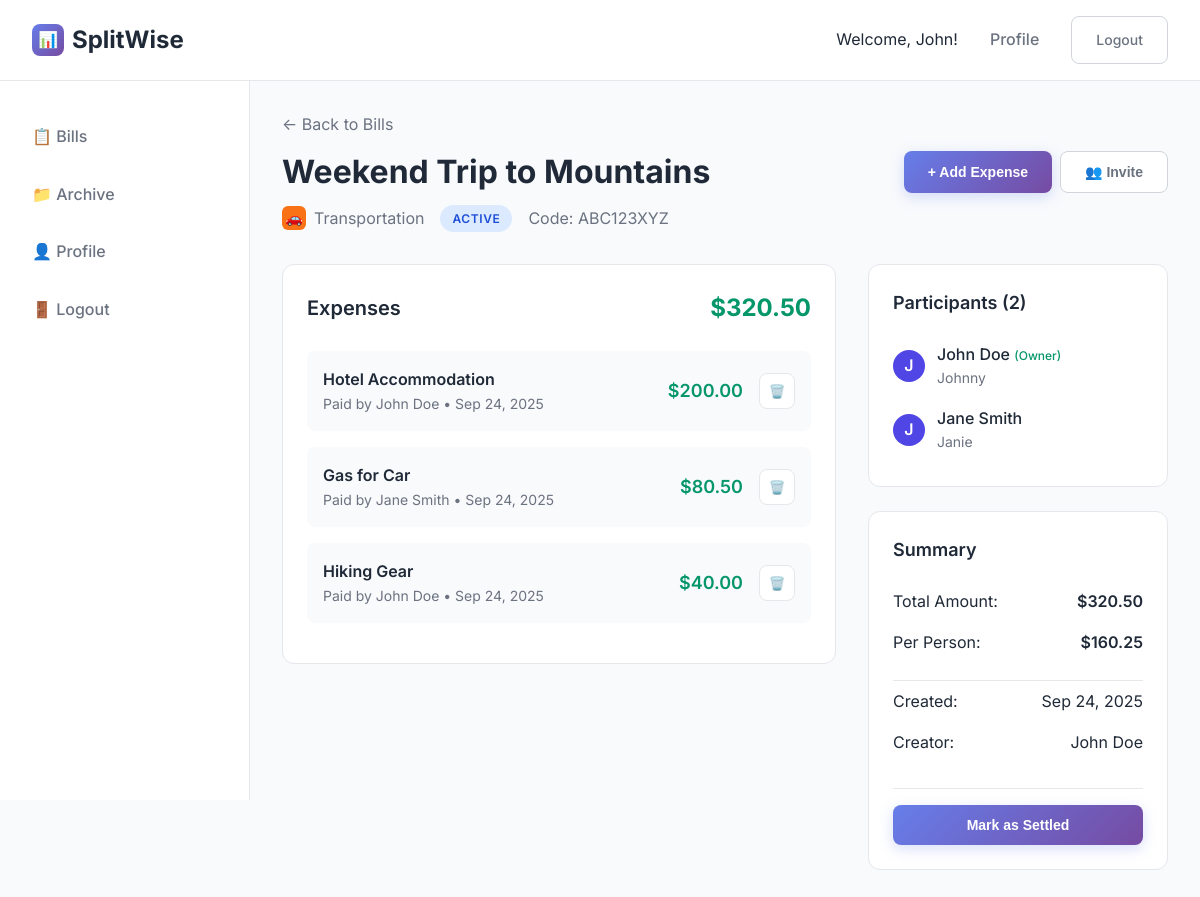
/bill.php?id=1 (signed in), run on the app's committed database.
### tables this page shows
CREATE TABLE users (
    id INT AUTO_INCREMENT PRIMARY KEY,
    first_name VARCHAR(100) NOT NULL,
    last_name VARCHAR(100) NOT NULL,
    nickname VARCHAR(50),
    email VARCHAR(255) UNIQUE NOT NULL,
    username VARCHAR(100) UNIQUE NOT NULL,
    password VARCHAR(255) NOT NULL,
    created_at TIMESTAMP DEFAULT CURRENT_TIMESTAMP,
    updated_at TIMESTAMP DEFAULT CURRENT_TIMESTAMP ON UPDATE CURRENT_TIMESTAMP
);

CREATE TABLE bills (
    id INT AUTO_INCREMENT PRIMARY KEY,
    name VARCHAR(255) NOT NULL,
    description TEXT,
    total_amount DECIMAL(10, 2) DEFAULT 0.00,
    category_id INT,
    creator_id INT NOT NULL,
    invitation_code VARCHAR(10) UNIQUE,
    status ENUM('active', 'settled', 'archived') DEFAULT 'active',
    created_at TIMESTAMP DEFAULT CURRENT_TIMESTAMP,
    updated_at TIMESTAMP DEFAULT CURRENT_TIMESTAMP ON UPDATE CURRENT_TIMESTAMP,
    FOREIGN KEY (category_id) REFERENCES categories(id) ON DELETE SET NULL,
    FOREIGN KEY (creator_id) REFERENCES users(id) ON DELETE CASCADE
);

CREATE TABLE categories (
    id INT AUTO_INCREMENT PRIMARY KEY,
    name VARCHAR(100) NOT NULL,
    icon VARCHAR(50) DEFAULT 'default',
    color VARCHAR(7) DEFAULT '#6366f1',
    is_default BOOLEAN DEFAULT FALSE,
    created_at TIMESTAMP DEFAULT CURRENT_TIMESTAMP
);

CREATE TABLE expenses (
    id INT AUTO_INCREMENT PRIMARY KEY,
    bill_id INT NOT NULL,
    description VARCHAR(255) NOT NULL,
    amount DECIMAL(10, 2) NOT NULL,
    paid_by INT NOT NULL,
    created_at TIMESTAMP DEFAULT CURRENT_TIMESTAMP,
    FOREIGN KEY (bill_id) REFERENCES bills(id) ON DELETE CASCADE,
    FOREIGN KEY (paid_by) REFERENCES users(id) ON DELETE CASCADE
);

CREATE TABLE bill_participants (
    id INT AUTO_INCREMENT PRIMARY KEY,
    bill_id INT NOT NULL,
    user_id INT NOT NULL,
    joined_at TIMESTAMP DEFAULT CURRENT_TIMESTAMP,
    FOREIGN KEY (bill_id) REFERENCES bills(id) ON DELETE CASCADE,
    FOREIGN KEY (user_id) REFERENCES users(id) ON DELETE CASCADE,
    UNIQUE KEY unique_participant (bill_id, user_id)
);

### includes/auth.php (called while the page is built, shortened)
<?php
function getCurrentUser() {
    $pdo = getDBConnection();
    $stmt = $pdo->prepare("SELECT id, first_name, last_name, nickname, email, username FROM users WHERE id = ?");
    $stmt->execute([$_SESSION['user_id']]);
    return $stmt->fetch();
}
?>

### bill.php (the view, shortened to what this page needs)
<?php
require_once 'includes/auth.php';
$user = getCurrentUser();
$pdo = getDBConnection();
$bill_id = $_GET['id'];
$stmt = $pdo->prepare("
    SELECT
        b.*,
        c.name as category_name,
        c.icon as category_icon,
        c.color as category_color,
        u.first_name as creator_first_name,
        u.last_name as creator_last_name
    FROM bills b
    LEFT JOIN categories c ON b.category_id = c.id
    LEFT JOIN users u ON b.creator_id = u.id
    WHERE b.id = ? AND (b.creator_id = ? OR b.id IN (
        SELECT bill_id FROM bill_participants WHERE user_id = ?
    ))
");
$stmt->execute([$bill_id, $user['id'], $user['id']]);
$bill = $stmt->fetch();
$stmt = $pdo->prepare("
    SELECT
        u.id,
        u.first_name,
        u.last_name,
        u.nickname,
        u.email,
        bp.joined_at
    FROM bill_participants bp
    JOIN users u ON bp.user_id = u.id
    WHERE bp.bill_id = ?
    ORDER BY bp.joined_at
");
$stmt->execute([$bill_id]);
$participants = $stmt->fetchAll();
$stmt = $pdo->prepare("
    SELECT
        e.*,
        u.first_name as paid_by_first_name,
        u.last_name as paid_by_last_name
    FROM expenses e
    JOIN users u ON e.paid_by = u.id
    WHERE e.bill_id = ?
    ORDER BY e.created_at DESC
");
$stmt->execute([$bill_id]);
$expenses = $stmt->fetchAll();
$total_amount = array_sum(array_column($expenses, 'amount'));
?>
<!DOCTYPE html>
<html lang="en">
<head>
    <link rel="stylesheet" href="assets/css/style.css">
</head>
<body>
    <header class="header">
        <div class="container">
            <a href="dashboard.php" class="logo">
                <div class="logo-icon">📊</div>
                SplitWise
            </a>
            <nav class="nav-links">
                <span>Welcome, <?php echo htmlspecialchars($user['first_name']); ?>!</span>
                <a href="profile.php">Profile</a>
                <a href="logout.php" class="btn btn-outline">Logout</a>
            </nav>
        </div>
    </header>
    <div class="dashboard">
        <aside class="sidebar">
            <ul class="sidebar-nav">
                <li><a href="dashboard.php">📋 Bills</a></li>
                <li><a href="archive.php">📁 Archive</a></li>
                <li><a href="profile.php">👤 Profile</a></li>
                <li><a href="logout.php">🚪 Logout</a></li>
            </ul>
        </aside>
        <main class="main-content">
            <div class="page-header">
                <div>
                    <div style="display: flex; align-items: center; gap: 0.5rem; margin-bottom: 0.5rem;">
                        <a href="dashboard.php" style="color: #6b7280; text-decoration: none;">← Back to Bills</a>
                    </div>
                    <h1 class="page-title"><?php echo htmlspecialchars($bill['name']); ?></h1>
                    <div style="display: flex; align-items: center; gap: 1rem; margin-top: 0.5rem;">
                        <div style="display: flex; align-items: center; gap: 0.5rem;">
                            <div class="bill-icon" style="background: <?php echo htmlspecialchars($bill['category_color'] ?? '#6366f1'); ?>; width: 24px; height: 24px; border-radius: 6px; font-size: 0.875rem;">
                                <?php echo htmlspecialchars($bill['category_icon'] ?? '📋'); ?>
                            </div>
                            <span style="color: #6b7280;"><?php echo htmlspecialchars($bill['category_name'] ?? 'Uncategorized'); ?></span>
                        </div>
                        <span class="bill-status <?php echo $bill['status']; ?>"><?php echo $bill['status']; ?></span>
                        <span style="color: #6b7280;">Code: <?php echo htmlspecialchars($bill['invitation_code']); ?></span>
                    </div>
                </div>
                <div class="flex gap-2">
                    <button onclick="openAddExpenseModal()" class="btn btn-primary">+ Add Expense</button>
                    <?php if ($bill['creator_id'] == $user['id']): ?>
                        <button onclick="openInviteModal()" class="btn btn-outline">👥 Invite</button>
                    <?php endif; ?>
                </div>
            </div>
            <div style="display: grid; grid-template-columns: 1fr 300px; gap: 2rem;">
                <div>
                    <div class="bill-card">
                        <div style="display: flex; justify-content: space-between; align-items: center; margin-bottom: 1.5rem;">
                            <h3 style="font-size: 1.25rem; font-weight: 600;">Expenses</h3>
                            <div style="font-size: 1.5rem; font-weight: 700; color: #059669;">
                                $<?php echo number_format($total_amount, 2); ?>
                            </div>
                        </div>
                        <?php if (empty($expenses)): ?>
                            <div style="text-align: center; padding: 2rem; color: #6b7280;">
                                <div style="font-size: 2rem; margin-bottom: 1rem;">💳</div>
                                <h3>No Expenses Yet</h3>
                                <p>Add your first expense to start tracking costs.</p>
                                <button onclick="openAddExpenseModal()" class="btn btn-primary mt-4">Add First Expense</button>
                            </div>
                        <?php else: ?>
                            <div style="space-y: 1rem;">
                                <?php foreach ($expenses as $expense): ?>
                                    <div style="display: flex; justify-content: space-between; align-items: center; padding: 1rem; background: #f9fafb; border-radius: 8px; margin-bottom: 1rem;">
                                        <div>
                                            <div style="font-weight: 600; color: #1f2937;"><?php echo htmlspecialchars($expense['description']); ?></div>
                                            <div style="color: #6b7280; font-size: 0.875rem;">
                                                Paid by <?php echo htmlspecialchars($expense['paid_by_first_name'] . ' ' . $expense['paid_by_last_name']); ?>
                                                • <?php echo date('M j, Y', strtotime($expense['created_at'])); ?>
                                            </div>
                                        </div>
                                        <div style="display: flex; align-items: center; gap: 1rem;">
                                            <div style="font-size: 1.125rem; font-weight: 600; color: #059669;">
                                                $<?php echo number_format($expense['amount'], 2); ?>
                                            </div>
                                            <?php if ($expense['paid_by'] == $user['id'] || $bill['creator_id'] == $user['id']): ?>
                                                <button onclick="deleteExpense(<?php echo $expense['id']; ?>)" class="bill-action" title="Delete Expense">🗑️</button>
                                            <?php endif; ?>
                                        </div>
                                    </div>
                                <?php endforeach; ?>
                            </div>
                        <?php endif; ?>
                    </div>
                </div>
                <div>
                    <div class="bill-card" style="margin-bottom: 1.5rem;">
                        <h3 style="font-size: 1.125rem; font-weight: 600; margin-bottom: 1rem;">
                            Participants (<?php echo count($participants); ?>)
                        </h3>
                        <?php foreach ($participants as $participant): ?>
                            <div style="display: flex; align-items: center; gap: 0.75rem; padding: 0.5rem 0;">
                                <div style="width: 32px; height: 32px; background: #4f46e5; border-radius: 50%; display: flex; align-items: center; justify-content: center; color: white; font-weight: 600;">
                                    <?php echo strtoupper(substr($participant['first_name'], 0, 1)); ?>
                                </div>
                                <div>
                                    <div style="font-weight: 500;">
                                        <?php echo htmlspecialchars($participant['first_name'] . ' ' . $participant['last_name']); ?>
                                        <?php if ($participant['id'] == $bill['creator_id']): ?>
                                            <span style="color: #059669; font-size: 0.75rem;">(Owner)</span>
                                        <?php endif; ?>
                                    </div>
                                    <?php if ($participant['nickname']): ?>
                                        <div style="color: #6b7280; font-size: 0.875rem;"><?php echo htmlspecialchars($participant['nickname']); ?></div>
                                    <?php endif; ?>
                                </div>
                            </div>
                        <?php endforeach; ?>
                    </div>
                    <div class="bill-card">
                        <h3 style="font-size: 1.125rem; font-weight: 600; margin-bottom: 1rem;">Summary</h3>
                        <div style="space-y: 0.5rem;">
                            <div style="display: flex; justify-content: space-between; padding: 0.5rem 0;">
                                <span>Total Amount:</span>
                                <span style="font-weight: 600;">$<?php echo number_format($total_amount, 2); ?></span>
                            </div>
                            <div style="display: flex; justify-content: space-between; padding: 0.5rem 0;">
                                <span>Per Person:</span>
                                <span style="font-weight: 600;">$<?php echo $total_amount > 0 ? number_format($total_amount / count($participants), 2) : '0.00'; ?></span>
                            </div>
                            <div style="display: flex; justify-content: space-between; padding: 0.5rem 0; border-top: 1px solid #e5e7eb; margin-top: 1rem;">
                                <span>Created:</span>
                                <span><?php echo date('M j, Y', strtotime($bill['created_at'])); ?></span>
                            </div>
                            <div style="display: flex; justify-content: space-between; padding: 0.5rem 0;">
                                <span>Creator:</span>
                                <span><?php echo htmlspecialchars($bill['creator_first_name'] . ' ' . $bill['creator_last_name']); ?></span>
                            </div>
                        </div>
                        <?php if ($bill['status'] === 'active'): ?>
                            <div style="margin-top: 1.5rem; padding-top: 1rem; border-top: 1px solid #e5e7eb;">
                                <button onclick="settleBill()" class="btn btn-primary w-full">Mark as Settled</button>
                            </div>
                        <?php endif; ?>
                    </div>
                </div>
            </div>
        </main>
    </div>
</body>
</html>

### assets/css/style.css (style rules this page uses)
* { margin: 0; padding: 0; box-sizing: border-box; }
body { font-family: 'Inter', -apple-system, BlinkMacSystemFont, 'Segoe UI', Roboto, Oxygen, Ubuntu, Cantarell, sans-serif; line-height: 1.6; color: #1f2937; background-color: #f8fafc; }
.header { background: rgba(255, 255, 255, 0.95); backdrop-filter: blur(10px); border-bottom: 1px solid #e5e7eb; padding: 1rem 0; position: fixed; top: 0; left: 0; right: 0; z-index: 1000; }
.header .container { max-width: 1200px; margin: 0 auto; padding: 0 2rem; display: flex; justify-content: space-between; align-items: center; }
.logo { display: flex; align-items: center; gap: 0.5rem; font-size: 1.5rem; font-weight: 700; color: #1f2937; text-decoration: none; }
.logo-icon { width: 32px; height: 32px; background: linear-gradient(135deg, #667eea 0%, #764ba2 100%); border-radius: 8px; display: flex; align-items: center; justify-content: center; color: white; font-size: 1rem; }
.nav-links { display: flex; gap: 2rem; align-items: center; }
.nav-links a { text-decoration: none; color: #6b7280; font-weight: 500; transition: color 0.2s; }
.btn { display: inline-flex; align-items: center; justify-content: center; padding: 0.75rem 1.5rem; font-size: 0.875rem; font-weight: 600; border-radius: 8px; text-decoration: none; border: none; cursor: pointer; transition: all 0.2s; gap: 0.5rem; }
.btn-primary { background: linear-gradient(135deg, #667eea 0%, #764ba2 100%); color: white; box-shadow: 0 4px 14px 0 rgba(102, 126, 234, 0.25); }
.btn-outline { background: white; color: #6b7280; border: 1px solid #d1d5db; }
.dashboard { padding-top: 5rem; }
.sidebar { position: fixed; top: 5rem; left: 0; width: 250px; height: calc(100vh - 5rem); background: white; border-right: 1px solid #e5e7eb; padding: 2rem 0; }
.sidebar-nav { list-style: none; padding: 0 1rem; }
.sidebar-nav li { margin-bottom: 0.5rem; }
.sidebar-nav a { display: flex; align-items: center; gap: 0.75rem; padding: 0.75rem 1rem; color: #6b7280; text-decoration: none; border-radius: 8px; font-weight: 500; transition: all 0.2s; }
.main-content { margin-left: 250px; padding: 2rem; }
.page-header { display: flex; justify-content: space-between; align-items: center; margin-bottom: 2rem; }
.page-title { font-size: 2rem; font-weight: 700; color: #1f2937; }
.bill-card { background: white; border-radius: 12px; padding: 1.5rem; border: 1px solid #e5e7eb; transition: all 0.2s; }
.bill-icon { width: 48px; height: 48px; border-radius: 12px; display: flex; align-items: center; justify-content: center; font-size: 1.5rem; flex-shrink: 0; }
.bill-status { padding: 0.25rem 0.75rem; border-radius: 20px; font-size: 0.75rem; font-weight: 600; text-transform: uppercase; letter-spacing: 0.05em; }
.bill-status.active { background: #dbeafe; color: #1d4ed8; }
.bill-action { width: 36px; height: 36px; border-radius: 8px; border: 1px solid #e5e7eb; background: white; display: flex; align-items: center; justify-content: center; cursor: pointer; transition: all 0.2s; color: #6b7280; }
.flex { display: flex; }
.gap-2 { gap: 0.5rem; }
.w-full { width: 100%; }

### data on the page
users: first_name "John"
bills: name "Weekend Trip to Mountains", category.icon "🚗", category.name "Transportation", status "ACTIVE", invitation_code "ABC123XYZ", created_at "Sep 24, 2025", creator.last_name "John Doe"
expenses: description "Hotel Accommodation", paid_by.last_name "John Doe", created_at "Sep 24, 2025", amount "200.00"
expenses: description "Gas for Car", paid_by.last_name "Jane Smith", created_at "Sep 24, 2025", amount "80.50"
expenses: description "Hiking Gear", paid_by.last_name "John Doe", created_at "Sep 24, 2025", amount "40.00"
bill_participants: user.first_name "J", user.last_name "John Doe", shows "(Owner)", user.nickname "Johnny"
bill_participants: user.first_name "J", user.last_name "Jane Smith", user.nickname "Janie"

### other printed values
$total_amount "320.50"
count($participants) "2"
$total_amount / count($participants) "160.25"
